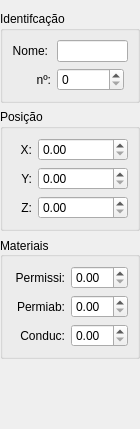
            <widget class="QWidget" name="scrollAreaWidgetContents_2">
             <property name="geometry">
              <rect>
               <x>0</x>
               <y>0</y>
               <width>140</width>
               <height>429</height>
              </rect>
             </property>
             <layout class="QVBoxLayout" name="verticalLayout_4">
              <property name="leftMargin">
               <number>0</number>
              </property>
              <property name="rightMargin">
               <number>0</number>
              </property>
              <item>
               <widget class="QGroupBox" name="groupBox_Ponto1">
                <property name="sizePolicy">
                 <sizepolicy hsizetype="Fixed" vsizetype="Fixed">
                  <horstretch>0</horstretch>
                  <verstretch>0</verstretch>
                 </sizepolicy>
                </property>
                <property name="minimumSize">
                 <size>
                  <width>140</width>
                  <height>0</height>
                 </size>
                </property>
                <property name="maximumSize">
                 <size>
                  <width>140</width>
                  <height>16777215</height>
                 </size>
                </property>
                <property name="title">
                 <string>Identifcação</string>
                </property>
                <layout class="QFormLayout" name="formLayout_3">
                 <item row="0" column="0">
                  <widget class="QLabel" name="label_9">
                   <property name="text">
                    <string>Nome:</string>
                   </property>
                   <property name="alignment">
                    <set>Qt::AlignRight|Qt::AlignTrailing|Qt::AlignVCenter</set>
                   </property>
                  </widget>
                 </item>
                 <item row="1" column="0">
                  <widget class="QLabel" name="label_17">
                   <property name="minimumSize">
                    <size>
                     <width>39</width>
                     <height>0</height>
                    </size>
                   </property>
                   <property name="text">
                    <string>nº:</string>
                   </property>
                   <property name="alignment">
                    <set>Qt::AlignRight|Qt::AlignTrailing|Qt::AlignVCenter</set>
                   </property>
                  </widget>
                 </item>
                 <item row="1" column="1">
                  <widget class="QSpinBox" name="spinBox_PontoNum">
                   <property name="sizePolicy">
                    <sizepolicy hsizetype="Fixed" vsizetype="Fixed">
                     <horstretch>0</horstretch>
                     <verstretch>0</verstretch>
                    </sizepolicy>
                   </property>
                   <property name="minimumSize">
                    <size>
                     <width>67</width>
                     <height>0</height>
                    </size>
                   </property>
                  </widget>
                 </item>
                 <item row="0" column="1">
                  <widget class="QLineEdit" name="lineEdit_PontoName">
                   <property name="sizePolicy">
                    <sizepolicy hsizetype="Fixed" vsizetype="Fixed">
                     <horstretch>0</horstretch>
                     <verstretch>0</verstretch>
                    </sizepolicy>
                   </property>
                   <property name="minimumSize">
                    <size>
                     <width>60</width>
                     <height>0</height>
                    </size>
                   </property>
                  </widget>
                 </item>
                </layout>
               </widget>
              </item>
              <item>
               <widget class="QGroupBox" name="groupBox_Ponto2">
                <property name="sizePolicy">
                 <sizepolicy hsizetype="Fixed" vsizetype="Fixed">
                  <horstretch>0</horstretch>
                  <verstretch>0</verstretch>
                 </sizepolicy>
                </property>
                <property name="minimumSize">
                 <size>
                  <width>140</width>
                  <height>0</height>
                 </size>
                </property>
                <property name="maximumSize">
                 <size>
                  <width>140</width>
                  <height>16777215</height>
                 </size>
                </property>
                <property name="title">
                 <string>Posição</string>
                </property>
                <layout class="QFormLayout" name="formLayout_5">
                 <item row="0" column="0">
                  <widget class="QLabel" name="label_18">
                   <property name="minimumSize">
                    <size>
                     <width>20</width>
                     <height>0</height>
                    </size>
                   </property>
                   <property name="text">
                    <string>X:</string>
                   </property>
                   <property name="textFormat">
                    <enum>Qt::AutoText</enum>
                   </property>
                   <property name="alignment">
                    <set>Qt::AlignRight|Qt::AlignTrailing|Qt::AlignVCenter</set>
                   </property>
                   <property name="indent">
                    <number>-1</number>
                   </property>
                  </widget>
                 </item>
                 <item row="0" column="1">
                  <widget class="QDoubleSpinBox" name="doubleSpinBox_PontoX">
                   <property name="minimumSize">
                    <size>
                     <width>60</width>
                     <height>0</height>
                    </size>
                   </property>
                  </widget>
                 </item>
                 <item row="1" column="0">
                  <widget class="QLabel" name="label_19">
                   <property name="minimumSize">
                    <size>
                     <width>20</width>
                     <height>0</height>
                    </size>
                   </property>
                   <property name="text">
                    <string>Y:</string>
                   </property>
                   <property name="textFormat">
                    <enum>Qt::AutoText</enum>
                   </property>
                   <property name="alignment">
                    <set>Qt::AlignRight|Qt::AlignTrailing|Qt::AlignVCenter</set>
                   </property>
                   <property name="indent">
                    <number>-1</number>
                   </property>
                  </widget>
                 </item>
                 <item row="1" column="1">
                  <widget class="QDoubleSpinBox" name="doubleSpinBox_PontoY"/>
                 </item>
                 <item row="2" column="0">
                  <widget class="QLabel" name="label_23">
                   <property name="minimumSize">
                    <size>
                     <width>20</width>
                     <height>0</height>
                    </size>
                   </property>
                   <property name="text">
                    <string>Z:</string>
                   </property>
                   <property name="textFormat">
                    <enum>Qt::AutoText</enum>
                   </property>
                   <property name="alignment">
                    <set>Qt::AlignRight|Qt::AlignTrailing|Qt::AlignVCenter</set>
                   </property>
                   <property name="indent">
                    <number>-1</number>
                   </property>
                  </widget>
                 </item>
                 <item row="2" column="1">
                  <widget class="QDoubleSpinBox" name="doubleSpinBox_PontoZ"/>
                 </item>
                </layout>
               </widget>
              </item>
              <item>
               <widget class="QGroupBox" name="groupBox_Ponto3">
                <property name="sizePolicy">
                 <sizepolicy hsizetype="Preferred" vsizetype="Fixed">
                  <horstretch>0</horstretch>
                  <verstretch>0</verstretch>
                 </sizepolicy>
                </property>
                <property name="maximumSize">
                 <size>
                  <width>140</width>
                  <height>16777215</height>
                 </size>
                </property>
                <property name="layoutDirection">
                 <enum>Qt::LeftToRight</enum>
                </property>
                <property name="title">
                 <string>Materiais</string>
                </property>
                <property name="alignment">
                 <set>Qt::AlignLeading|Qt::AlignLeft|Qt::AlignVCenter</set>
                </property>
                <layout class="QGridLayout" name="gridLayout_4">
                 <item row="0" column="0">
                  <widget class="QLabel" name="label_27">
                   <property name="text">
                    <string>Permissi:</string>
                   </property>
                   <property name="alignment">
                    <set>Qt::AlignRight|Qt::AlignTrailing|Qt::AlignVCenter</set>
                   </property>
                  </widget>
                 </item>
                 <item row="0" column="1">
                  <widget class="QDoubleSpinBox" name="doubleSpinBox_PontoPss"/>
                 </item>
                 <item row="1" column="0">
                  <widget class="QLabel" name="label_28">
                   <property name="text">
                    <string>Permiab:</string>
                   </property>
                   <property name="alignment">
                    <set>Qt::AlignRight|Qt::AlignTrailing|Qt::AlignVCenter</set>
                   </property>
                  </widget>
                 </item>
                 <item row="1" column="1">
                  <widget class="QDoubleSpinBox" name="doubleSpinBox_PontoPab"/>
                 </item>
                 <item row="2" column="0">
                  <widget class="QLabel" name="label_42">
                   <property name="text">
                    <string>Conduc:</string>
                   </property>
                   <property name="alignment">
                    <set>Qt::AlignRight|Qt::AlignTrailing|Qt::AlignVCenter</set>
                   </property>
                  </widget>
                 </item>
                 <item row="2" column="1">
                  <widget class="QDoubleSpinBox" name="doubleSpinBox_PontoCond"/>
                 </item>
                </layout>
               </widget>
              </item>
              <item>
               <spacer name="verticalSpacer_3">
                <property name="orientation">
                 <enum>Qt::Vertical</enum>
                </property>
                <property name="sizeHint" stdset="0">
                 <size>
                  <width>20</width>
                  <height>40</height>
                 </size>
                </property>
               </spacer>
              </item>
             </layout>
            </widget>
